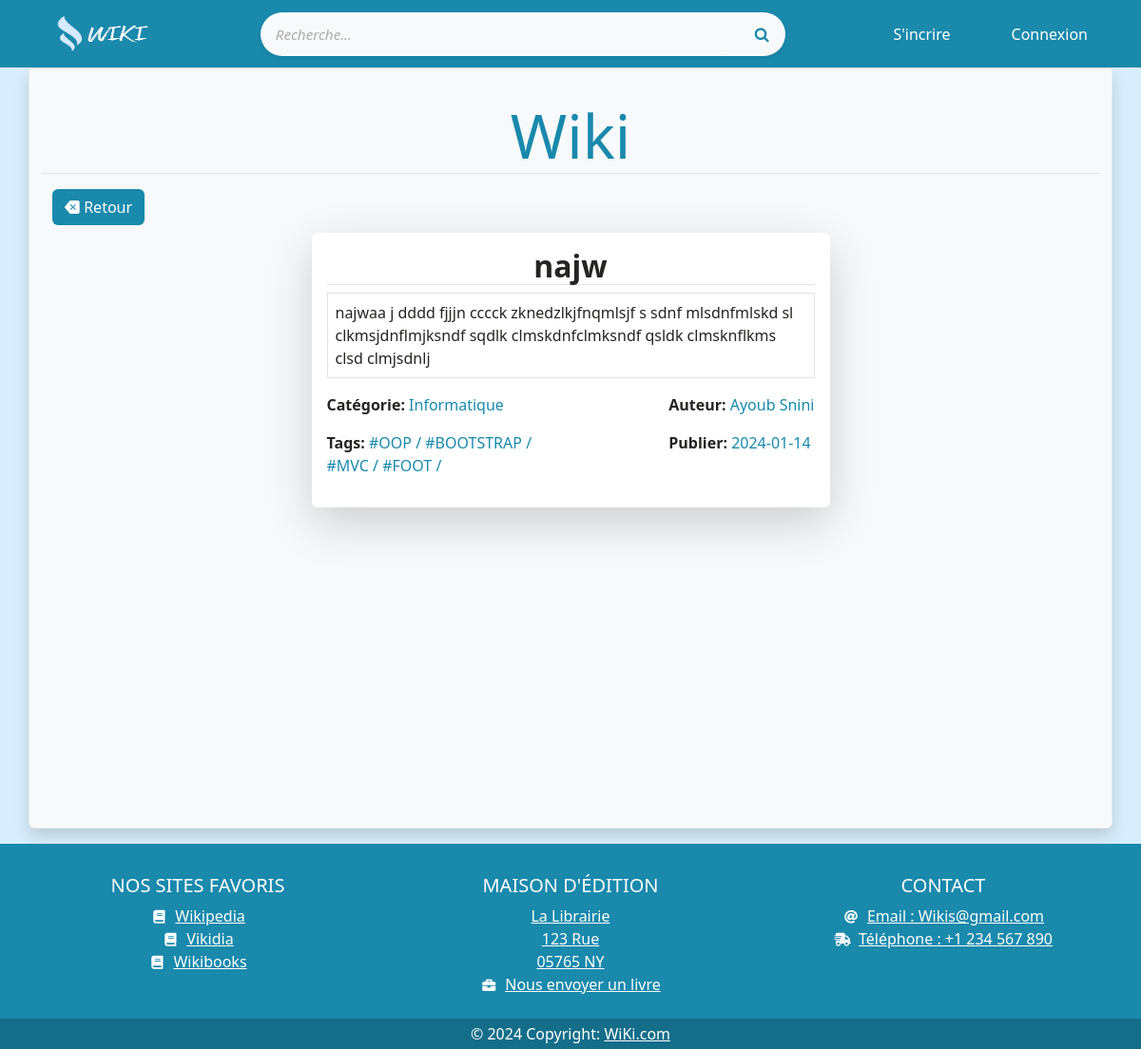
Page /users/contenu/32 on the committed database.
### tables this page shows
CREATE TABLE `wikis` (
  `id_wiki` int(11) NOT NULL,
  `titre` varchar(255) NOT NULL,
  `contenu` text DEFAULT NULL,
  `user_id` int(11) DEFAULT NULL,
  `categorie_id` int(11) DEFAULT NULL,
  `dateCreation` timestamp NOT NULL DEFAULT current_timestamp(),
  `archive` tinyint(1) DEFAULT 0
);

CREATE TABLE `categories` (
  `id_categorie` int(11) NOT NULL,
  `categorie_name` varchar(50) NOT NULL,
  `creation_date` timestamp NOT NULL DEFAULT current_timestamp()
);

CREATE TABLE `wikis_tags` (
  `wiki_id` int(11) NOT NULL,
  `tag_id` int(11) NOT NULL
);

CREATE TABLE `tags` (
  `id_tag` int(11) NOT NULL,
  `tag_name` varchar(50) NOT NULL
);

CREATE TABLE `users` (
  `id_user` int(11) NOT NULL,
  `nom` varchar(255) NOT NULL,
  `prenom` varchar(255) NOT NULL,
  `email` varchar(255) NOT NULL,
  `password` varchar(255) NOT NULL,
  `role` enum('auteur','admin') NOT NULL DEFAULT 'auteur'
);

### app/controllers/Users.php (called while the page is built, shortened)
<?php
  class Users extends Controller {
    public function __construct(){
      $this->wikiModal = $this->model('wiki');
    }
    public function contenu($id){
      $wikis = $this->wikiModal->displayWikiById($id);
          $wikitags = $this->wikiModal->displayWikiTag($wikis->id_wiki);
      $data=[
        "wikis" => $wikis,
        "wikitags"=>$wikitags,
      ];
      $this->view('users/contenu',$data);
    }
 }

### app/libraries/Core.php (called while the page is built, shortened)
<?php
  class Core {
    protected $currentMethod = 'index';
    public function __construct(){
      $url = $this->getUrl();
      if(isset($url[0])){
      if(file_exists('../app/controllers/' . ucwords($url[0]). '.php')){
        unset($url[0]);
      }
    }
      $this->currentController = new $this->currentController;
      if(isset($url[1])){
        if(method_exists($this->currentController, $url[1])){
          $this->currentMethod = $url[1];
          unset($url[1]);
        }
      }
      $this->params = $url ? array_values($url) : [''];
      call_user_func_array([$this->currentController, $this->currentMethod], $this->params);
    }
    public function getUrl(){
      if(isset($_GET['url'])){
        $url = rtrim($_GET['url'], '/');
        $url = filter_var($url, FILTER_SANITIZE_URL);
        $url = explode('/', $url);
        return $url;
      }else{
        return [''];
      }
    }
  }

### public/index.php (called while the page is built, shortened)
<?php
$affiche = new Core();
 ?>

### app/libraries/Database.php (called while the page is built, shortened)
<?php
class Database {
    private static $instance;
    private $connection;
     private $stmt;
    private function __construct() {
        $this->connection = new PDO("mysql:host=" . DB_HOST . ";dbname=" . DB_NAME, DB_USER, DB_PASS);
        $this->connection->setAttribute(PDO::ATTR_ERRMODE, PDO::ERRMODE_EXCEPTION);
    }
    public static function getInstance() {
        if (!self::$instance) {
            self::$instance = new Database();
        }
        return self::$instance;
    }
    public function getConnection() {
        return $this->connection;
    }
    public function query($sql){
        $this->stmt = $this->connection->prepare($sql);
      }
      public function bind($param, $value, $type = null){
        if(is_null($type)){
          switch(true){
            case is_int($value):
              $type = PDO::PARAM_INT;
              break;
            default:
              $type = PDO::PARAM_STR;
          }
        }
        $this->stmt->bindValue($param, $value, $type);
      }
      public function execute(){
        return $this->stmt->execute();
      }
      public function resultSet(){
        $this->execute();
        return $this->stmt->fetchAll(PDO::FETCH_OBJ);
      }
      public function single(){
        $this->execute();
        return $this->stmt->fetch(PDO::FETCH_OBJ);
      }
}
  ?>

### app/models/Wiki.php (called while the page is built, shortened)
<?php
class Wiki {
    private $db;
    public function __construct(){
        $this->db = Database::getInstance();
        $this->db->getConnection();
    }
    public function displayWikiTag($id){
        $this->db->query('SELECT * FROM wikis INNER JOIN wikis_tags ON wikis.id_wiki = wikis_tags.wiki_id
        INNER JOIN tags ON wikis_tags.tag_id = tags.id_tag WHERE wikis.id_wiki = :id');
        $this->db->bind(':id', $id);
        $this->db->execute();
        $resultat= $this->db->resultSet();
        return $resultat;
    }
    public function displayWikiById($id){
        $this->db->query('SELECT * FROM wikis
            INNER JOIN users ON wikis.user_id = users.id_user
            INNER JOIN categories ON wikis.categorie_id = categories.id_categorie
            WHERE wikis.id_wiki = :id');
        $this->db->bind(':id', $id);
        $this->db->execute();
        $resultat = $this->db->single();
        return $resultat;
    }
    public function checkId($id) {
        $this->db->query('SELECT * FROM wikis WHERE id_wiki = :id ');
        $this->db->bind(':id',$id);
        if($this->db->rowCount()> 0){
            return true;
        } else{
            return false;
        }
    }
}
?>

### app/views/users/contenu.php (the view)
<?php require APPROOT . '/views/inc/header.php'; ?>
<?php require APPROOT . '/views/inc/navbar.php'; ?>
<main class="site-fr container main rounded-bottom shadow mb-3 bg-light min-vh-100 ">
    <h1 class=" display-3 text-center my-3 orange1 border-bottom ">Wiki</h1>
    <div class="container ">
    <div class="d-flex justify-content-start"><a href="<?php echo URLROOT; ?>/users/index" class="fs-6 btn orange text-white"><i class="bi bi-backspace-fill"></i> Retour</a></div>
        <div class="row-cols-lg-2  d-flex justify-content-center">
<div class="card shadow-lg rounded p-3 mt-2">
    <div class="d-flex flex-column justify-content-center   ">
        <h1 class="border-bottom fs-2 fw-bold text-center "><?php echo $data['wikis']->titre ?></h1>
        <p class="border p-2"><?php echo $data['wikis']->contenu ?></p>
             <div class="d-flex justify-content-between">
                <div class="d-flex flex-column w-50 ">
                    <p class=" fw-bold ">Catégorie: <span class="orange1 fw-normal"><?php echo $data['wikis']->categorie_name  ?></span></p>
                    <p class="fw-bold">Tags: <span class="orange1 fw-normal"> <?php foreach($data['wikitags'] as $tag) : ?>#<?php echo $tag->tag_name ;?> / <?php endforeach; ?> </span></p>
                </div>
                <div class="d-flex flex-column ">
                    <p class="fw-bold ">Auteur: <span class="orange1 fw-normal"><?php echo $data['wikis']->prenom; echo ' '; echo $data['wikis']->nom ;?></span></p>
                    <p class="fw-bold ">Publier: <span class="orange1 fw-normal"><?php echo date('Y-m-d', strtotime ($data['wikis']->dateCreation)) ;?></span></p>
                </div>
             </div>
            </div>
        </div>
    </div>
</div>
</main>
<?php require APPROOT . '/views/inc/foot.php'; ?>
<?php require APPROOT . '/views/inc/footer.php'; ?>

### public/css/style.css (style rules this page uses)
body { background-color: #D9EEFC; }
.orange { background-color: #1989AC !important; }
.orange1 { color: #1989AC; }
.card { border-radius: 8px; box-shadow: 0 2px 2px rgba(204, 197, 185, 0.5); background-color: #FFFFFF; color: #252422; margin-bottom: 20px; position: relative; z-index: 1; }
.main.container { padding-top: 1rem; border: 1px solid #e8eced; }
.card { position: relative; display: flex; flex-direction: column; min-width: 0; word-wrap: break-word; background-color: #fff; background-clip: border-box; border: 0px solid rgba(0, 0, 0, 0); border-radius: .25rem; margin-bottom: 1.5rem; box-shadow: 0 2px 6px 0 rgb(218 218 253 / 65%), 0 2px 6px 0 rgb(206 206 238 / 54%); }
.text-white { color: #fff!important; }

### rows in the picture
wikis: titre "najw", contenu "najwaa j dddd fjjjn cccck zknedzlkjfnqmlsjf s sdnf mlsdnfmlskd sl clkmsjdnflmjksndf sqdlk clmskdnfclmksndf qsldk clmsknflkms clsd clmjsdnlj", categorie.categorie_name "Informatique", user.prenom "Ayoub", user.nom "Snini", dateCreation "2024-01-14"
wikis_tags: tag.tag_name "OOP"
wikis_tags: tag.tag_name "BOOTSTRAP"
wikis_tags: tag.tag_name "MVC"
wikis_tags: tag.tag_name "FOOT"
